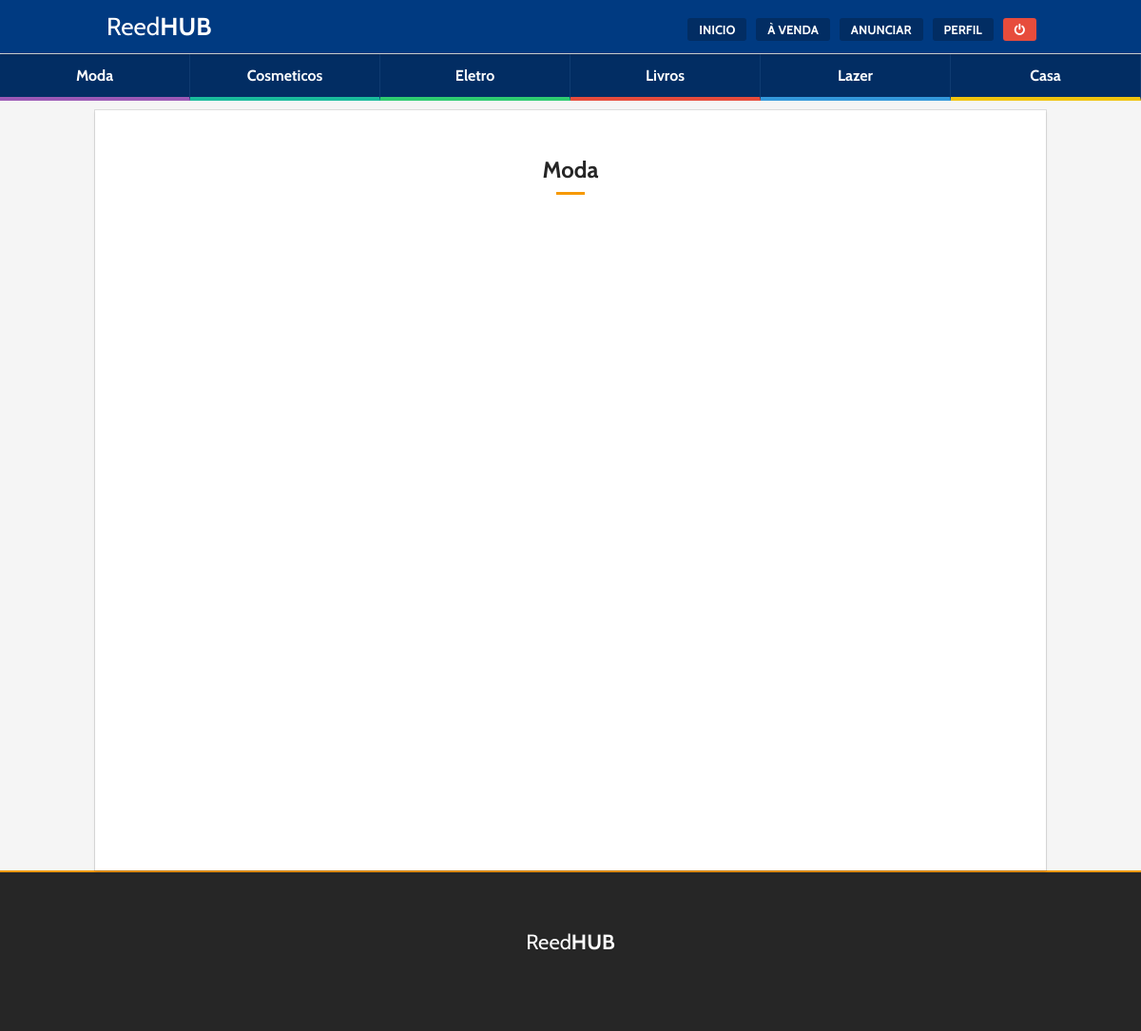
/categoria.php?cat=Moda (signed in), run on an earlier commit of the app's database.
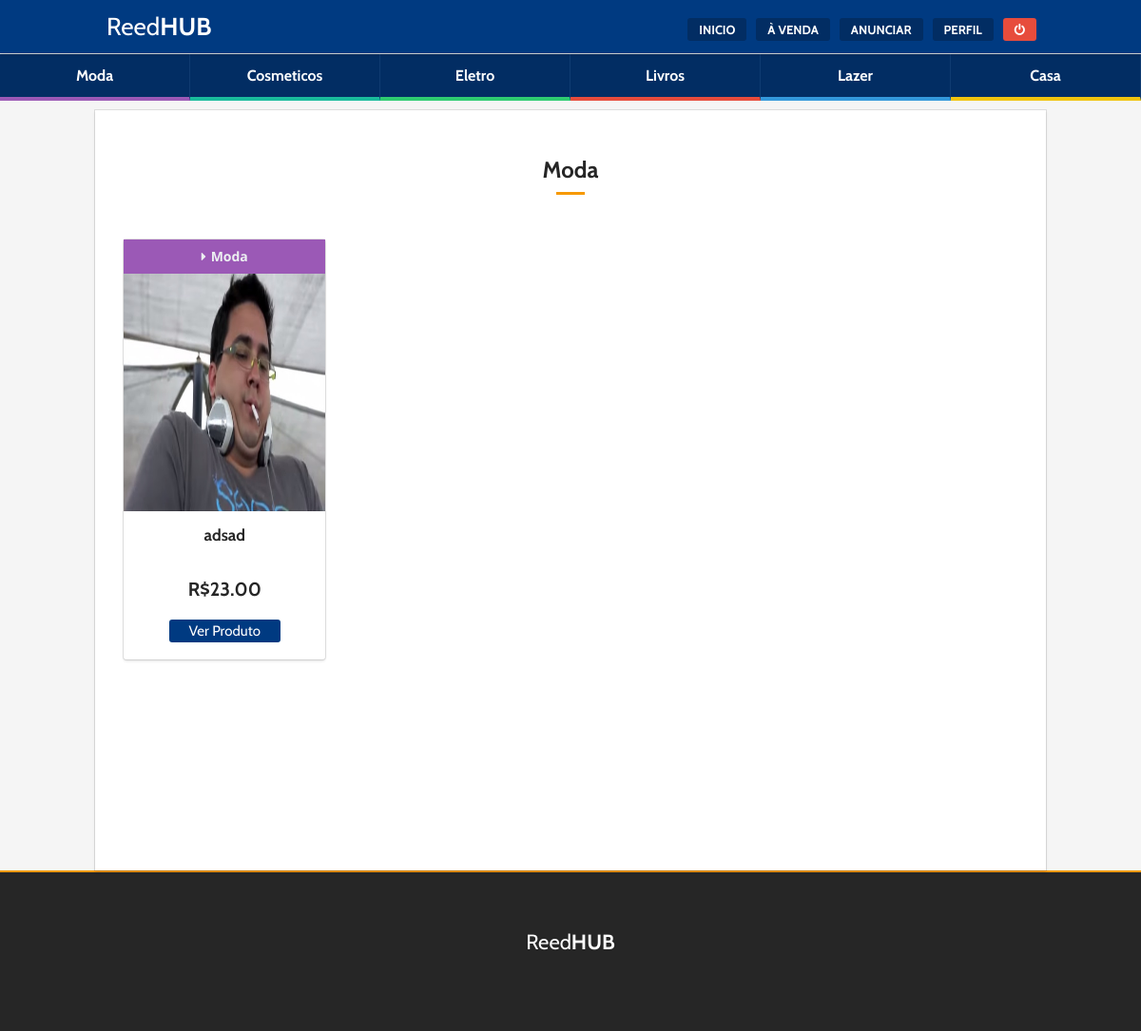
And on a later commit of the database.
### tables this page shows
CREATE TABLE `vendas` (
  `id` int(11) NOT NULL,
  `user_id` int(11) NOT NULL,
  `name` varchar(100) NOT NULL,
  `description` text NOT NULL,
  `value` decimal(10,2) NOT NULL,
  `image` varchar(100) NOT NULL,
  `category` varchar(20) NOT NULL
);

### categoria.php (the view, shortened to what this page needs)
<?php include ("header.php"); ?>
<?php if (isset($_SESSION['uid'])): ?>
<?php include("parts/layout/menu-categoria.php");?>
<?php if(isset($_GET['cat'])):
$cat = $_GET['cat'];
?>
<div class="rx_wrapper">
	<div class="go-title-area center">
		<h3 class="go-title x1">
			<?php echo "$cat"; ?>
		</h3>
	</div>
	<section class="default-services go-flex center">
	<?php
	$query = "SELECT * FROM vendas WHERE category = '$cat'";
	if ($result = $mysqli->query($query)): ?>
	<?php while($obj = $result->fetch_object()): ?>
		<?php
		$cat = $obj->category;
		if($cat == "Moda")$cat_color = "#9b59b6";
		?>
		<div class="default-services__item">
		<form style="height: 100%" method="GET" action="produto.php">
			<div class="item-inner go-box-7 hover-1">
				<div style="background-color: <?php echo "$cat_color"; ?>" class="item-category">
					<i class="fa fa-caret-right" aria-hidden="true"></i><?php echo "$obj->category"; ?>
				</div>
				<div class="item-thumb">
					<img src="fotos/<?php echo "$obj->image"; ?>" alt="">
				</div>
				<div class="item-inner">
					<div class="item-title">
						<?php echo "$obj->name"; ?>
					</div>
					<div class="item-subtitle">
						R$<?php echo "$obj->value"; ?>
					</div>
				<input class="go-button small" style="margin-top: 20px" type="submit" value="Ver Produto" name="ver">
				</div>
			</div>
			</form>
		</div>
	<?php endwhile; ?>
<?php endif; ?>
</section>
</div>
<?php endif; ?>
<?php endif; ?>
<?php require_once("footer.php") ?>

What changed in the data, as far as the page shows it:
added vendas: category "Moda", image (picture), name "adsad", value "23.00"
